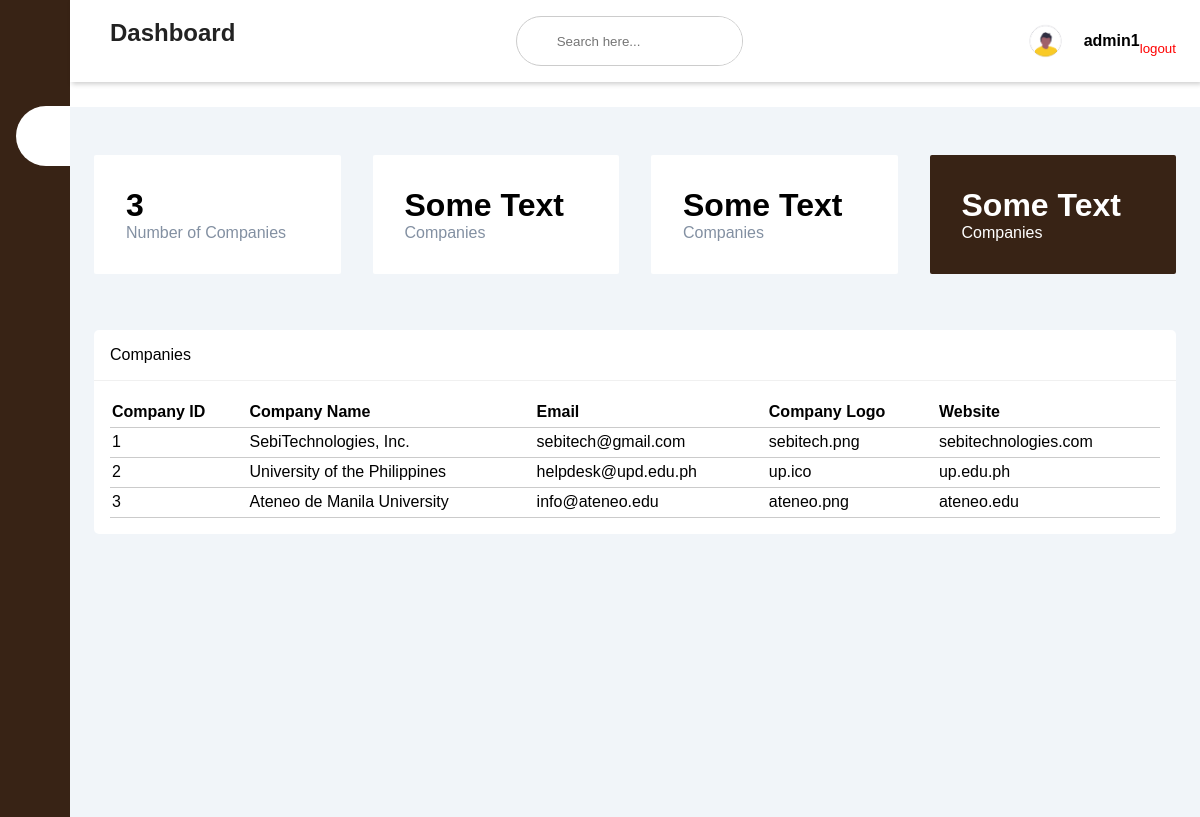
/ (signed in), run on the app's committed database.
### tables this page shows
CREATE TABLE `companies_db_table` (
  `id` int(11) NOT NULL,
  `company_name` varchar(100) NOT NULL,
  `email` varchar(100) NOT NULL,
  `filename` varchar(100) NOT NULL,
  `website` varchar(100) NOT NULL
);

### index.php (the view, shortened to what this page needs)
<?php include('employees/functions/php_code1.php'); ?>
<!DOCTYPE html>
<html>
  <head>
    <link rel="stylesheet" type="text/css" href="css/dashboard-style.css">
		<link rel="stylesheet" href="https://maxst.icons8.com/vue-static/landings/line-awesome/line-awesome/1.3.0/css/line-awesome.min.css">
  </head>
  <body>
		<div class="content">
		<?php if (isset($_SESSION['success'])) : ?>
			<div class="error success" >
				<h3>
				</h3>
			</div>
		<?php endif ?>
    <div class = "sidebar">
      <div class = "sidebar-brand">
        <h1><span class = "lab la-accusoft"></span> <span>TechSols</span></h1>
      </div>
      <div class = "sidebar-menu">
        <ul>
          <li>
            <a href = "index.php" class = "active"><span class = "las la-igloo"></span>
            <span>Dashboard</span></a>
          </li>
          <li>
            <a href = "companies.php"><span class = "las la-clipboard-list"></span>
            <span>Manage Companies</span></a>
          </li>
        </ul>
      </div>
    </div>
    <div class = "main-content">
      <header>
        <h2>
          <label for = "nav-toggle">
            <span class = "las la-bars" style = "cursor: pointer;"></span>
          </label>
          Dashboard
        </h2>
        <div class = "search-wrapper">
          <input type = "search" placeholder = "Search here..." />
        </div>
        <div class = "user-wrapper">
					<img src="images/user_profile.png"  alt="user_profile">
          <?php  if (isset($_SESSION['user'])) : ?>
  					<strong><?php echo $_SESSION['user']['username']; ?></strong>
  					<small>
  						<br>
  						<a href="index.php?logout='1'" style="color: red;">logout</a>
  					</small>
  				<?php endif ?>
        </div>
      </header>
      <main>
        <div class = "cards">
          <div class = "card-single">
            <div>
              <h1><?php
                $sql = "SELECT * FROM companies_db_table";
                if ($result = mysqli_query($db,$sql)){
                  $rowcount = mysqli_num_rows($result);
                  echo $rowcount;
                }
              ?></h1>
              <span>Number of Companies</span>
            </div>
          </div>
					<div class = "card-single">
            <div>
              <h1>Some Text</h1>
              <span>Companies</span>
            </div>
          </div>
					<div class = "card-single">
            <div>
              <h1>Some Text</h1>
              <span>Companies</span>
            </div>
          </div>
					<div class = "card-single">
            <div>
              <h1>Some Text</h1>
              <span>Companies</span>
            </div>
          </div>
        </div>
				<div class = "recent-grid">
					<div class = "projects">
						<div class = "card">
							<div class = "card-header">
								Companies
							</div>
							<div class = "card-body">
						    <?php $results = mysqli_query($db, "SELECT *FROM companies_db_table"); ?>
								<table>
						      <thead>
						        <tr>
						          <th>Company ID</th>
						          <th>Company Name</th>
						          <th>Email</th>
						          <th>Company Logo</th>
						          <th>Website</th>
						        </tr>
						      </thead>
						      <?php while ($row = mysqli_fetch_array($results)) { ?>
						        <tr>
						          <td><?php echo $row['id']; ?></td>
						          <td><?php echo $row['company_name']; ?></td>
						          <td><?php echo $row['email']; ?></td>
						          <td><?php echo $row['filename']; ?></td>
						          <td><?php echo $row['website']; ?></td>
						        </tr>
						      <?php } ?>
						    </table>
							</div>
						</div>
					</div>
				</div>
      </main>
    </div>
</body>
</html>

### css/dashboard-style.css (style rules this page uses)
:root { --main-color: #382315; --color-dark: #1d2231; --text-gray: #8390a2; }
* { padding: 0; margin: 0; box-sizing: border-box; list-style-type: none; text-decoration: none; font-family: arial; }
.sidebar { width: 345px; position: fixed; left: 0; top: 0; height: 100%; background: var(--main-color); z-index: 100; transition: width 500ms; }
.sidebar-brand { height: 90px; padding: 1rem 0rem 1rem 2rem; color: #fff; }
.sidebar-menu { margin-top: 1rem; }
.sidebar-menu li { width: 100%; margin-bottom: 1.7rem; padding-left: 1rem; }
.sidebar-menu a { padding-left: 1rem; display: block; color: #fff; font-size: 1.1rem; }
.sidebar-menu a.active { background: #fff; padding-top: 1rem; padding-bottom: 1rem; color: var(--main-color); border-radius: 30px 0px 0px 30px; }
.sidebar-menu a span:first-child { font-size: 1.5rem; padding-right: 1rem; }
.main-content { transition: margin-left 500ms; margin-left: 345px; }
header { background: #fff; display: flex; justify-content: space-between; padding: 1rem 1.5rem; box-shadow: 2px 2px 5px rgba(0,0,0,0.2); position: fixed; left: 345px; width: calc(100% - 345px); top: 0; z-index: 100; transition: left 500ms; }
header h2 { color: #222; }
header label span { font-size: 1.7rem; padding-right: 1rem; }
.search-wrapper { border: 1px solid #ccc; border-radius: 30px; height: 50px; display: flex; align-items: center; overflow-x: hidden; }
.search-wrapper input { height: 100%; padding: 0.5rem; border: none; outline: none; }
.user-wrapper { display: flex; align-items: center; }
.user-wrapper img { height: 40px; border-radius: 50%; margin-right: 1rem; }
.user-wrapper small { display: inline-block; }
main { margin-top: 85px; padding: 2rem 1.5rem; background: #f1f5f9; min-height: calc(100vh - 90px); }
.cards { display: grid; grid-template-columns: repeat(4, 1fr); grid-gap: 2rem; margin-top: 1rem; }
.card-single { display: flex; justify-content: space-between; background: #fff; padding: 2rem; border-radius: 2px; }
.card-single div:first-child span { color: var(--text-gray); }
.card-single:last-child { background: var(--main-color); }
.card-single:last-child h1, .card-single:last-child div:first-child span, .card-single:last-child div:last-child span { color: #fff; }
.recent-grid { margin-top: 3.5rem; display: grid; grid-gap: 2rem; grid-template-columns: 100%; }
.card { background: #fff; border-radius: 5px; }
.card-header, .card-body { padding: 1rem; }
.card-header { display: flex; justify-content: space-between; align-items: center; border-bottom: 1px solid #f0f0f0; }
table { width: 100%; border-collapse: collapse; text-align: left; }
tr { border-bottom: 1px solid #cbcbcb; }
th, td { border: none; height: 30px; padding: 2px; }
@media only screen and (max-width: 1200px) { .sidebar { width: 70px; } }
@media only screen and (max-width: 1200px) { .sidebar .sidebar-brand, .sidebar li { padding-left: 1rem; text-align: center; } }
@media only screen and (max-width: 1200px) { .sidebar li a { padding-left: 0rem; } }
@media only screen and (max-width: 1200px) { .main-content { margin-left: 70px; } }
@media only screen and (max-width: 1200px) { .main-content header { width: calc(100% - 70px); left: 70px; } }

### data on the page
companies_db_table: id "1", company_name "SebiTechnologies, Inc.", email "sebitech@gmail.com", filename "sebitech.png", website "sebitechnologies.com"
companies_db_table: id "2", company_name "University of the Philippines", email "helpdesk@upd.edu.ph", filename "up.ico", website "up.edu.ph"
companies_db_table: id "3", company_name "Ateneo de Manila University", email "info@ateneo.edu", filename "ateneo.png", website "ateneo.edu"

### other printed values
$_SESSION['user']['username'] "admin1"
$rowcount "3"
